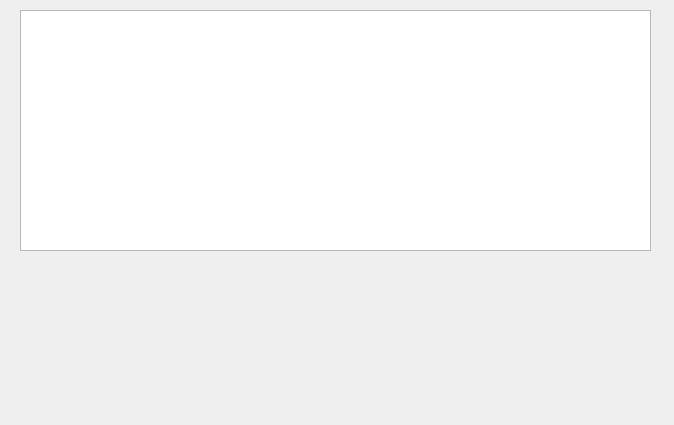
<?xml version="1.0" encoding="UTF-8"?>
<ui version="4.0">
 <class>Widget</class>
 <widget class="QWidget" name="Widget">
  <property name="geometry">
   <rect>
    <x>0</x>
    <y>0</y>
    <width>674</width>
    <height>425</height>
   </rect>
  </property>
  <property name="windowTitle">
   <string>Widget</string>
  </property>
  <widget class="QTextEdit" name="textEdit">
   <property name="geometry">
    <rect>
     <x>20</x>
     <y>10</y>
     <width>631</width>
     <height>241</height>
    </rect>
   </property>
  </widget>
 </widget>
 <layoutdefault spacing="6" margin="11"/>
 <resources/>
 <connections/>
</ui>
